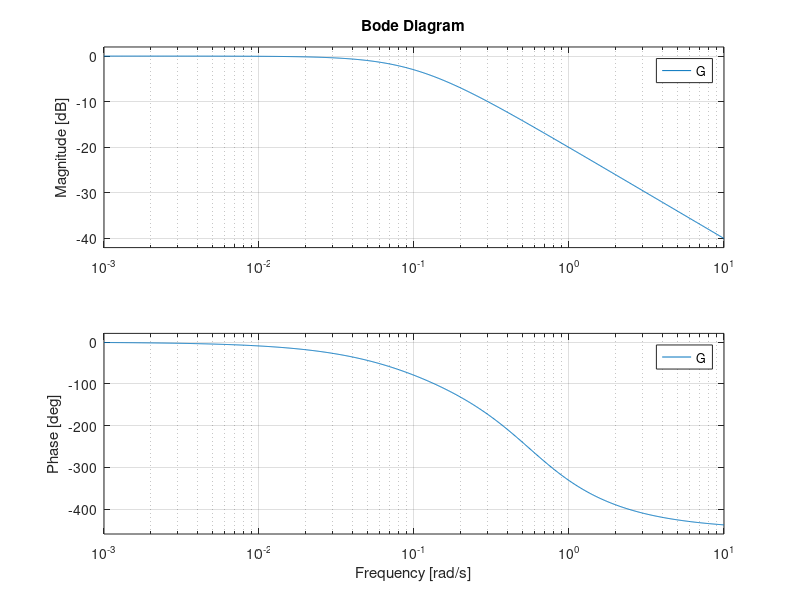
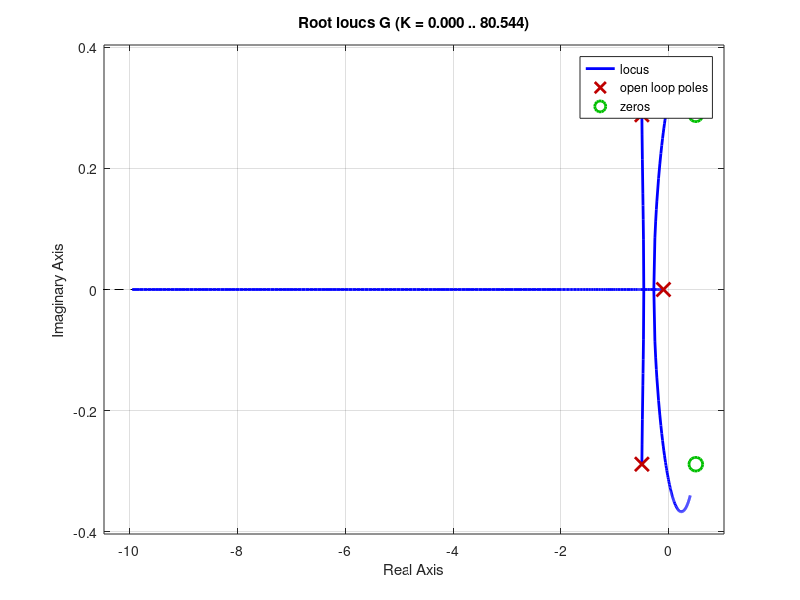
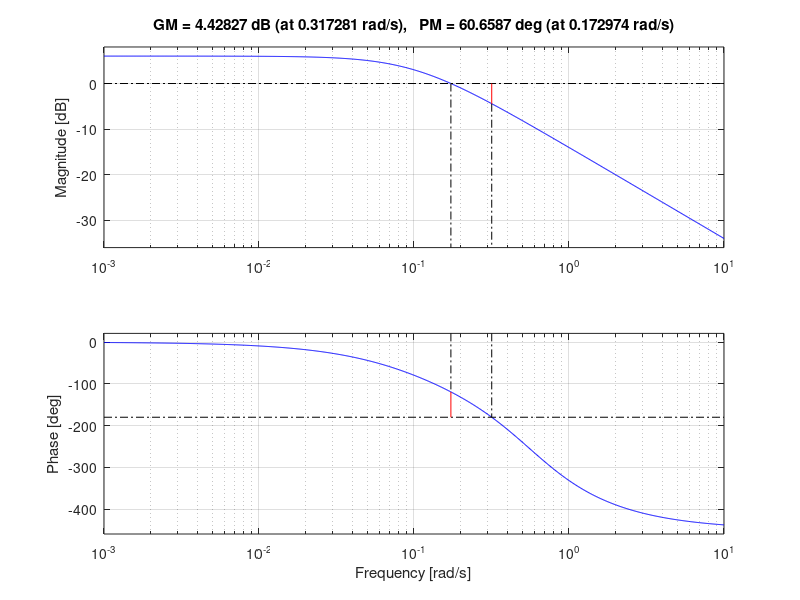

Write the MATLAB code that produced these figures, in order. (Note: this script raises an error after producing the figures.)
close all
clear all
clc

a = 0.1;
b = 0.1;
d = 6;

%%
% q1

s = tf('s');
G = b/(s+a) * (1 - (d/2)*s + ((d^2)/12)*s^2) / (1 + (d/2)*s + ((d^2)/12)*s^2);
bode(G)

%%
% q2
figure
rlocus(G)

%from rlocus(G) --> Ku=3.33 omega_u=0.317 at imaginary axis
Ku = 3.33;
omega_u = 0.317;
Tu = 1/omega_u;

alpha = 0.6;
Kp = alpha*Ku;

figure
margin(Kp*G)
fprintf("GM = 4.43dB \n")

%%
%q3
fprintf("\nDialing Beta does from inf introduces the integral term which bumps up gain before \n" + ...
    "omega_I = 1/T_I where T_I is proportional to beta. \n" + ...
    "This improves tracking at low frequencies when omega_I is up to an order of magnitude below the crossover frequency. \n")
fprintf("\nDialing Gamma up from 0 introduces the derivative term which bumps up phase after \n" + ...
    "omega_D = 1/T_D where T_D is proportional to gamma. \n" + ...
    "This can improve our PM and reduce overshoot if omega_D is near the crossover frequency")

%%
%q4

%4a
beta = 0.5;
gamma = 0.125;
alpha = 0.6;

Kp = alpha*Ku;
TI = beta*Tu;
TD = gamma*Tu;

fprintf("\nKp = " + Kp +"\n" + ...
    "omega_I = " + 1/TI + "\n" + ...
    "omega_D = " + 1/TD);

D = Kp*(1 + 1/(TI*s) + (TD*s));

figure
margin(D*G)

%4b

%doesnt work b/c unstable
t = 0:0.1:5*3600;
u = zeros(1,36000*5+1);
u(1:36001) = 35;
u(36002:4*36000+1) = 45;
u(4*36000+2:end) = 20;  

figure
lsim(G*Kp,u,t)

%%
h=2;
H = c2d(1/((s+1)*(s+5)),0.2,'zoh')



